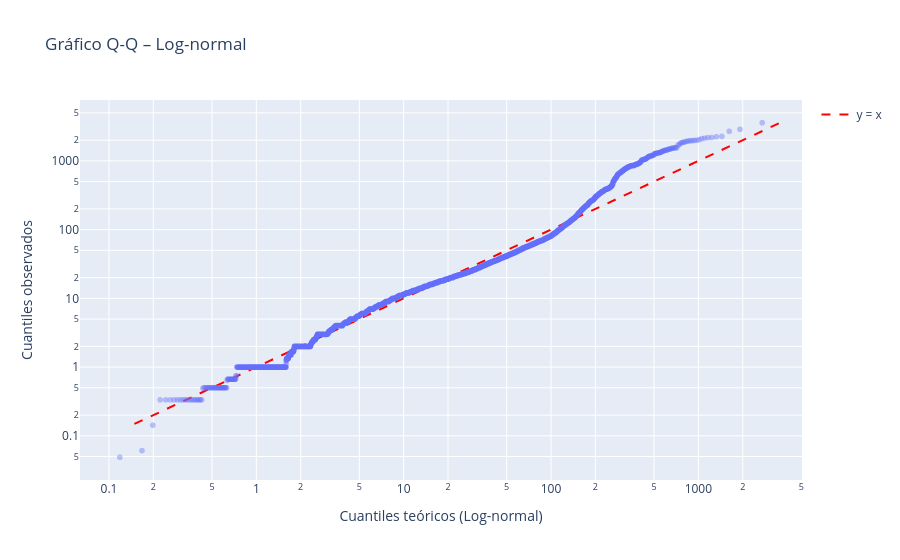

Notebook code for this chart:
### Code cell
dist_m, par_m = ajustes[mejor]
probs = (np.arange(1, len(x) + 1) - 0.5) / len(x)
teo = dist_m.ppf(probs, *par_m)
emp = np.sort(x)
fig = px.scatter(x=teo, y=emp, log_x=True, log_y=True, opacity=0.4,
                 labels={"x": f"Cuantiles teóricos ({mejor})", "y": "Cuantiles observados"},
                 title=f"Gráfico Q-Q – {mejor}")
fig.add_scatter(x=[emp.min() + 0.1, emp.max()], y=[emp.min() + 0.1, emp.max()], mode="lines",
                name="y = x", line=dict(color="red", dash="dash"))
fig.show()

### Figure 1 — Plotly figure (JSON) as saved in the notebook; plotly's stock layout.template omitted (floating-point values rounded to 4 significant figures; data arrays with more than 128 entries replaced by an {"elided": "..."} marker saying what was removed)
{"data": [{"hovertemplate": "Cuantiles teóricos (Log-normal)=%{x}<br>Cuantiles observados=%{y}<extra></extra>", "legendgroup": "", "marker": {"color": "#636efa", "opacity": 0.4, "symbol": "circle"}, "mode": "markers", "name": "", "showlegend": false, "type": "scattergl", "x": {"elided": "12394 float values"}, "xaxis": "x", "y": {"elided": "12394 float values"}, "yaxis": "y"}, {"line": {"color": "red", "dash": "dash"}, "mode": "lines", "name": "y = x", "type": "scatter", "x": [0.1488, 3588.0], "y": [0.1488, 3588.0]}], "layout": {"legend": {"tracegroupgap": 0}, "title": {"text": "Gráfico Q-Q – Log-normal"}, "xaxis": {"anchor": "y", "domain": [0, 1], "title": {"text": "Cuantiles teóricos (Log-normal)"}, "type": "log"}, "yaxis": {"anchor": "x", "domain": [0, 1], "title": {"text": "Cuantiles observados"}, "type": "log"}}}
